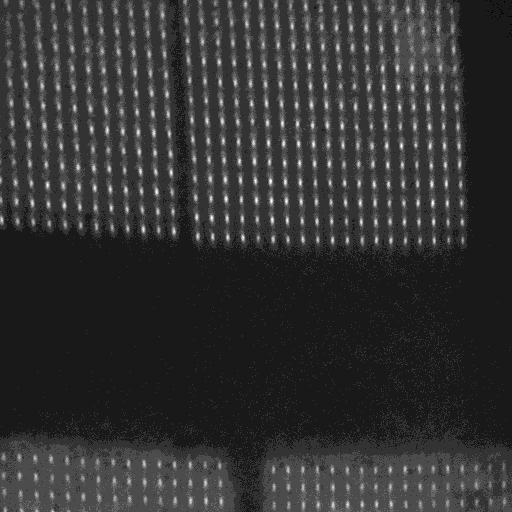
#> input picture X2110-Camera/100x/cal-turret-2/488.tif, 512 x 512 px
$ python calibration.py
#> lines starting #> are read from the running program, lines starting #| are printed output that depends on the picture; long printed decimals are rounded
# -*- coding: utf-8 -*-
"""
Created on Sat Aug 15 12:32:33 2015

@author: Andre
"""
import seaborn as sns
sns.set()
import matplotlib.pyplot as plt
import numpy as np
from mpl_toolkits.mplot3d import Axes3D
import scipy.optimize as sp
from scipy.spatial import distance


plt.close('all')
# [9 lines of commented-out code are left out]

def twoD_Gaussian(x_y, offset, amplitude, xo, yo, sigma_x, sigma_y, theta):
    x, y = x_y
    xo = float(xo)
    yo = float(yo)
    a = (np.cos(theta)**2)/(2*sigma_x**2) + (np.sin(theta)**2)/(2*sigma_y**2)
    b = -(np.sin(2*theta))/(4*sigma_x**2) + (np.sin(2*theta))/(4*sigma_y**2)
    c = (np.sin(theta)**2)/(2*sigma_x**2) + (np.cos(theta)**2)/(2*sigma_y**2)
    g = offset + amplitude*np.exp( - (a*((x-xo)**2) + 2*b*(x-xo)*(y-yo)
                            + c*((y-yo)**2)))
    return g.ravel()

###################################################################################
# =============================================================================
# Images files to load and initial points to do the calibration
# =============================================================================

imagesFiles = [ '488.tif',  '568.tif', '680.tif', '735.tif']


initialPoint = np.array([[348, 240], [348, 275], [348,307], [348,318]])

zeroPoint = 680 #point for 0 pixel displacement


#############################################

centerPos = []

for i,items in enumerate(imagesFiles):

    image = plt.imread(items) #read image file
#> image is the input picture: shape (512, 512) uint16; min 221, max 2772, mean 656.5

    squareSize = 20

    xmin = initialPoint[i][0]-squareSize/2
    xmax = initialPoint[i][0]+squareSize/2
    ymin = initialPoint[i][1]-squareSize/2
    ymax = initialPoint[i][1]+squareSize/2

    x = np.arange(xmin, xmax,1)
    y = np.arange(ymin, ymax,1)

    X, Y = np.meshgrid(x,y) #note: meshgrid is needed to use an asymetric grid with plot_surface, I tried mgrid and it didn't work.


    imageMask =  image[int(np.min(Y)):int(np.max(Y))+1, int(np.min(X)):int(np.max(X))+1] #to mask it correctly we have to invert X and Y here
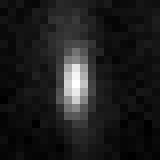
#> imageMask: shape (20, 20) uint16 (shown 8 times larger); min 437, max 2295, mean 658.5; drawn with min black and max white

    ig = (np.min(image), np.max(image) , initialPoint[i][1], initialPoint[i][0], 2.0, 2.0, 0.0)
#> ig = (221, 2772, 240, 348, 2, 2, 0)
    inpars, pcov = sp.curve_fit(twoD_Gaussian,(Y,X), imageMask.ravel(), p0=ig, maxfev=20000)
#> inpars = [560.4, 1722.2, 239.8, 346.9, 2.97, 1.22, -0.0125]
    fit3 = twoD_Gaussian((Y, X), *inpars).reshape(X.shape[0], Y.shape[1])
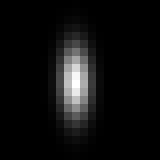
#> fit3: shape (20, 20) float64 (shown 8 times larger); min 560.4, max 2272.7, mean 658.5; drawn with min black and max white


    #Plot image
    fig1 = plt.figure()
    ax1 = fig1.add_subplot(111, projection='3d')
    ax1.plot_surface(X, Y, imageMask, rstride=1, cstride=1, cmap="hsv", linewidth=0, antialiased=False, alpha=0.5)
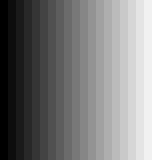
#> X: shape (20, 20) float64 (shown 8 times larger); min 338, max 357, mean 347.5; drawn with min black and max white
    ax1.plot_wireframe(X, Y, fit3, color="black", linewidth=3, alpha=0.3)
    ax1.set_xlabel("Pixels")
    ax1.set_ylabel("Pixels")
    ax1.set_zlabel("Intensity")
    plt.title(items)
    plt.show()
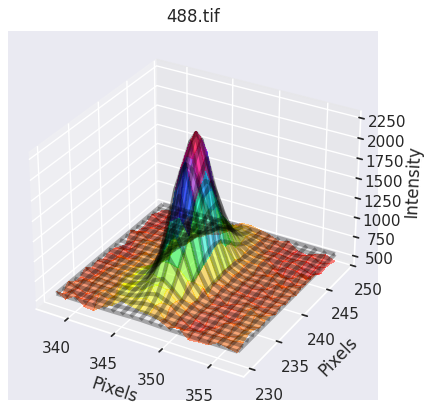
#> figure drawn by matplotlib, 1 panel


    # Getting center and standard deviation in x and y
    xCenter = inpars[3]       # Center of x in nanometer
#> xCenter = 346.9
    yCenter = inpars[2]       # Center of y in nanometer
#> yCenter = 239.8
    print('==========================')
    print(items)
    print('X pos: ' + str(xCenter))
#| X pos: 346.915
    print('Y pos: ' + str(yCenter))
#| Y pos: 239.751
#> pass 3 of the loop `for i,items in enumerate(imagesFiles):`:
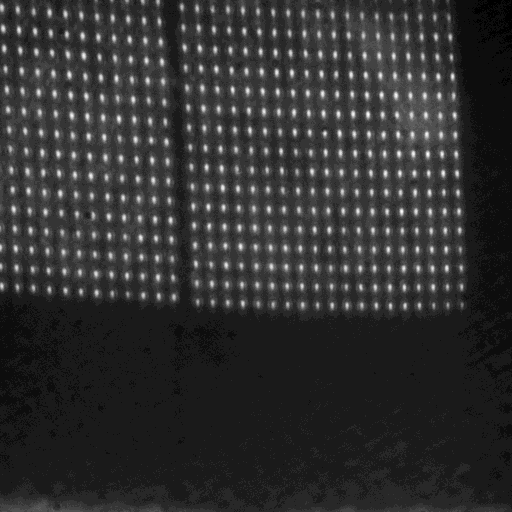
#> input picture X2110-Camera/100x/cal-turret-2/680.tif, 512 x 512 px
#> image is the input picture: shape (512, 512) uint16; min 417, max 5197, mean 1327.4
#> `imageMask =  image[int(np.min(Y)):int(np.max(Y))+1, int(np.min(X)):int..`:
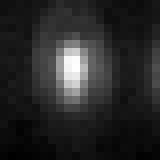
#> imageMask: shape (20, 20) uint16 (shown 8 times larger); min 898, max 4361, mean 1452.2; drawn with min black and max white
#> ig = (417, 5197, 307, 348, 2, 2, 0)
#> inpars = [1210.6, 2958.7, 305.1, 346.7, 1.92, 2.7, -1.59]
#> `plt.show()`:
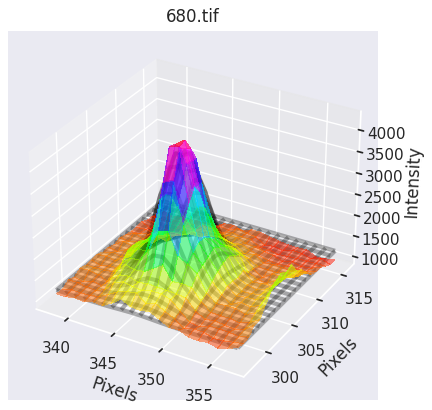
#> figure drawn by matplotlib, 1 panel
#> xCenter = 346.7
#> yCenter = 305.1
#| X pos: 346.651
#| Y pos: 305.095
#> the loop made 4 passes; the first 3 are shown
    print('===========================')


    splitName = items.split('.tif')
    centerPos.append([int(splitName[0]), xCenter, yCenter])

centerPos = np.array(centerPos)

distancesAll = distance.cdist(centerPos[:,1:3], centerPos[:,1:3])

pixelRef_ind = np.where(centerPos[:,0] == zeroPoint)[0][0]

distanceCenter = distancesAll[pixelRef_ind, :]

distanceCenter[0:pixelRef_ind] = distanceCenter[0:pixelRef_ind]*-1

plt.figure(5)
plt.plot(distanceCenter, centerPos[:,0], 'o')
plt.xlabel('Pixel Displacement')
plt.ylabel('Wavelength (nm)')
plt.title('Pixel Displacement by Wavelength')


z = np.polyfit(distanceCenter, centerPos[:,0], 3)
p = np.poly1d(z)
print(p)

xx = np.arange(np.min(distanceCenter)-2, np.max(distanceCenter)+2, 0.5)
#> xx = 163 values from -67.34 to 13.66
yy = p(xx)
plt.plot(xx,yy, '--r')
#plt.show()
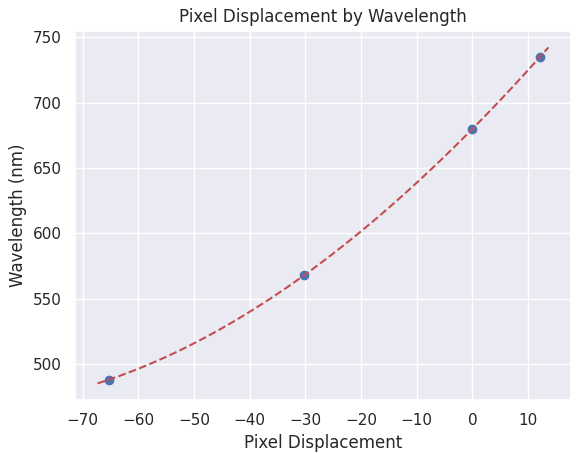
#> figure drawn by matplotlib, 1 panel; curve peaks at x = 13.66, y = 742.4
